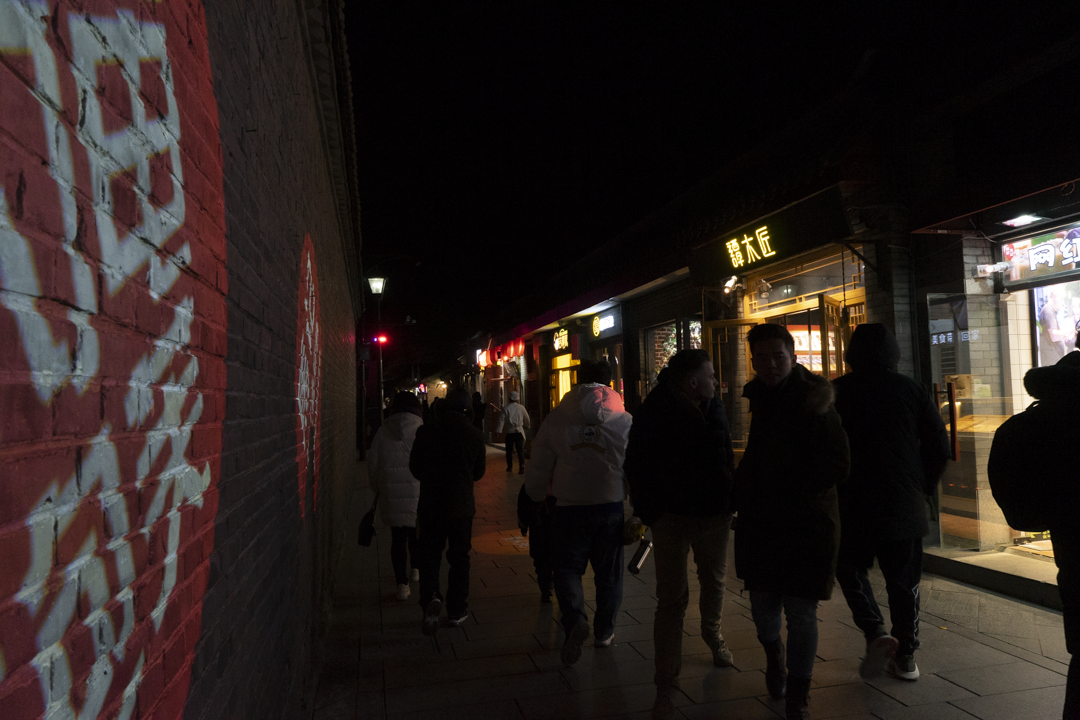
#> input picture Visión Artificial/Actividades/Actividad 1/Actividad1_Mejora_Imagen/data/raw/1013.png, 1080 x 720 px; its folder holds 3 pictures in this run
$ python 01_baseline.py
#> lines starting #> are read from the running program, lines starting #| are printed output that depends on the picture
### Visión Artificial/Actividades/Actividad 1/Actividad1_Mejora_Imagen/src/utils.py
"""
utils.py — Funciones reutilizables para el laboratorio de mejora de imagen.

Centraliza:
  - Lectura/escritura de imágenes (con soporte para rutas con tildes en Windows)
  - Conversión a escala de grises
  - Transformaciones de intensidad (negativo, log, gamma, a trozos)
  - Igualación de histograma (implementación manual desde la fórmula)
  - Métricas de contraste y calidad
  - Helpers de visualización (histogramas)
  - Procesamiento en color (estrategia RGB canal por canal y estrategia HSV)

Las implementaciones priorizan claridad y fidelidad a las fórmulas del Tema 6
sobre eficiencia. Todas las transformaciones operan sobre arreglos numpy en
escala de grises, con valores en el rango [0, 255] y tipo uint8 a la salida.
"""

from pathlib import Path
import numpy as np
import cv2
import matplotlib.pyplot as plt


# =============================================================================
# RUTAS DEL PROYECTO
# =============================================================================

# Raíz del proyecto: dos niveles arriba de este archivo (src/utils.py)
PROJECT_ROOT = Path(__file__).resolve().parent.parent
DATA_RAW     = PROJECT_ROOT / "data" / "raw"
OUT_FIGS     = PROJECT_ROOT / "outputs" / "figures"
OUT_TABLES   = PROJECT_ROOT / "outputs" / "tables"

# Asegurar que los directorios de salida existan
OUT_FIGS.mkdir(parents=True, exist_ok=True)
OUT_TABLES.mkdir(parents=True, exist_ok=True)

# Las 4 imágenes seleccionadas del dataset Dark Face
IMAGENES           = ["1013.png", "1033.png", "1045.png", "1088.png"]
IMAGEN_PROTAGONISTA = "1033.png"
IMAGEN_COLOR        = "1088.png"   # única imagen trabajada en color


# =============================================================================
# E/S DE IMÁGENES  —  usa imdecode para soportar rutas con tildes en Windows
# =============================================================================

def _leer_imagen_bytes(ruta):
    """
    Lee una imagen desde disco usando numpy + imdecode.
    cv2.imread falla en Windows cuando la ruta contiene caracteres
    no-ASCII (tildes, ñ, etc.). np.fromfile + cv2.imdecode no tienen
    ese problema porque leen los bytes directamente sin pasar la ruta
    al sistema de archivos de OpenCV.
    """
    ruta = Path(ruta)
    if not ruta.exists():
        raise FileNotFoundError(f"No se encontró la imagen en: {ruta}")
    buffer = np.fromfile(str(ruta), dtype=np.uint8)
    img = cv2.imdecode(buffer, cv2.IMREAD_COLOR)
    if img is None:
        raise IOError(f"No se pudo decodificar la imagen: {ruta}")
    return img


def cargar_imagen(nombre, escala_grises=True):
    """
    Carga una imagen del directorio data/raw/.

    Parámetros
    ----------
    nombre : str
        Nombre del archivo (ej. "1033.png").
    escala_grises : bool
        Si True, devuelve un arreglo 2D en escala de grises (H, W) uint8.
        Si False, devuelve un arreglo 3D RGB (H, W, 3) uint8.

    Devuelve
    --------
    np.ndarray uint8
    """
    ruta = DATA_RAW / nombre
    img_bgr = _leer_imagen_bytes(ruta)
    if escala_grises:
        return cv2.cvtColor(img_bgr, cv2.COLOR_BGR2GRAY)
    return cv2.cvtColor(img_bgr, cv2.COLOR_BGR2RGB)


def cargar_imagen_color(nombre):
    """
    Carga una imagen del directorio data/raw/ en color RGB.
    Devuelve un arreglo (H, W, 3) uint8 en orden RGB.
    """
    ruta = DATA_RAW / nombre
    img_bgr = _leer_imagen_bytes(ruta)
    return cv2.cvtColor(img_bgr, cv2.COLOR_BGR2RGB)


# [102 lines left out: functions guardar_figura, transf_negativo, transf_logaritmica, transf_gamma, transf_a_trozos, igualacion_histograma, not called in this run]


# =============================================================================
# MÉTRICAS DE CONTRASTE Y CALIDAD
# =============================================================================

def metrica_media(A):
    """Media aritmética de intensidades. Indica brillo promedio."""
    return float(np.mean(A))


def metrica_std(A):
    """
    Desviación estándar de intensidades.
    Equivale al contraste RMS (Root Mean Square contrast).
    Mayor std = mayor contraste.
    """
    return float(np.std(A))


def metrica_rango_dinamico_efectivo(A):
    """
    Rango dinámico efectivo: P99 - P1.
    Usa percentiles en lugar de max-min para ser robusto frente a
    píxeles atípicos (ruido impulsivo, píxeles muertos del sensor).
    """
    p1, p99 = np.percentile(A, [1, 99])
    return float(p99 - p1)


def metrica_contraste_michelson(A):
    """
    Contraste de Michelson: (Imax - Imin) / (Imax + Imin).
    Se usan percentiles P1 y P99 para robustez.
    Devuelve un valor en [0, 1]. Mayor = más contraste.
    """
    p1, p99 = np.percentile(A.astype(np.float64), [1, 99])
    if (p99 + p1) == 0:
        return 0.0
    return float((p99 - p1) / (p99 + p1))


def metrica_entropia_shannon(A):
    """
    Entropía de Shannon del histograma normalizado:
        H = -sum_k p(k) * log2(p(k))
    Acotada en [0, 8] bits para imágenes de 8 bits.
    Mayor entropía = histograma más distribuido = más información.
    Los términos p(k) = 0 se excluyen (0·log(0) = 0 por convención).
    """
    h = np.bincount(A.ravel(), minlength=256)
    p = h / A.size
    p_nz = p[p > 0]
    return float(-np.sum(p_nz * np.log2(p_nz)))


def calcular_metricas(A):
    """Devuelve un diccionario con las 5 métricas para una imagen."""
    return {
        "media":                            metrica_media(A),
        "std (RMS)":                        metrica_std(A),
        "rango dinámico efectivo (P99-P1)": metrica_rango_dinamico_efectivo(A),
        "contraste de Michelson":           metrica_contraste_michelson(A),
        "entropía Shannon (bits)":          metrica_entropia_shannon(A),
    }


# =============================================================================
# PROCESAMIENTO EN COLOR
# =============================================================================

# [44 lines left out: functions aplicar_a_canales_rgb, aplicar_a_luminancia_hsv, not called in this run]


# =============================================================================
# HELPERS DE VISUALIZACIÓN
# =============================================================================

def plot_histograma(ax, A, titulo="Histograma", color="steelblue"):
    """
    Dibuja el histograma de una imagen en escala de grises sobre un eje
    matplotlib. Marca media y mediana con líneas verticales de referencia.
    """
    ax.hist(A.ravel(), bins=256, range=(0, 256),
            color=color, edgecolor="none")
    media   = np.mean(A)
    mediana = np.median(A)
    ax.axvline(media,   color="red",    linestyle="--", linewidth=1,
               label=f"media={media:.0f}")
    ax.axvline(mediana, color="orange", linestyle="--", linewidth=1,
               label=f"mediana={mediana:.0f}")
    ax.set_xlim(0, 256)
    ax.set_xlabel("Intensidad")
    ax.set_ylabel("Frecuencia")
    ax.set_title(titulo, fontsize=10)
    ax.legend(fontsize=8)
    ax.grid(alpha=0.3)


def plot_imagen(ax, A, titulo="", cmap="gray"):
    """
    Dibuja una imagen sobre un eje matplotlib.
    Para imágenes en color pasar cmap=None.
    vmin/vmax fijos en [0,255] para comparaciones consistentes entre paneles.
    """
    if cmap is None:
        ax.imshow(A)
    else:
        ax.imshow(A, cmap=cmap, vmin=0, vmax=255)
    ax.set_title(titulo, fontsize=10)
    ax.axis("off")


# =============================================================================
# TEST DE INTEGRIDAD
# =============================================================================

# [43 lines that do not run on import are left out]

### Visión Artificial/Actividades/Actividad 1/Actividad1_Mejora_Imagen/src/01_baseline.py
"""
01_baseline.py — Caracterización de las imágenes del laboratorio.

Genera una figura que muestra las 4 imágenes seleccionadas del dataset
Dark Face junto con sus histogramas de intensidades en escala de grises,
y exporta una tabla con sus estadísticas descriptivas.

Esta figura sirve como punto de partida en la sección Resultados de la
memoria: documenta la condición inicial de las imágenes (subexposición,
concentración del histograma en valores bajos) que motiva la aplicación
de las técnicas de mejora.
"""

import sys
from pathlib import Path
import numpy as np
import pandas as pd
import matplotlib.pyplot as plt

# Permitir importar utils.py desde el mismo directorio
sys.path.insert(0, str(Path(__file__).resolve().parent))

from utils import (
    IMAGENES,
    OUT_TABLES,
    cargar_imagen,
    cargar_imagen_color,
    plot_imagen,
    plot_histograma,
    calcular_metricas,
    guardar_figura,
)


def main():
    print("=" * 70)
    print("Script 01 — Línea base: caracterización de las 4 imágenes")
    print("=" * 70)

    # ---------------------------------------------------------------------
    # 1) Construir figura: imagen color | imagen gris | histograma
    # ---------------------------------------------------------------------
    fig, axes = plt.subplots(
        nrows=len(IMAGENES),
        ncols=3,
        figsize=(15, 4 * len(IMAGENES)),
        gridspec_kw={"width_ratios": [1.2, 1.2, 1]},
    )
    fig.suptitle(
        "Línea base — Imágenes Dark Face seleccionadas y sus histogramas",
        fontsize=14,
        fontweight="bold",
        y=0.995,
    )

    filas_metricas = []

    for i, nombre in enumerate(IMAGENES):
        print(f"\nProcesando {nombre}...")

        img_color = cargar_imagen_color(nombre)
#> in _leer_imagen_bytes, img is the input picture: shape (720, 1080, 3); mean B, G, R 29.1, 31.9, 40.3
        img_gris = cargar_imagen(nombre, escala_grises=True)
#> in cargar_imagen, `return cv2.cvtColor(img_bgr, cv2.COLOR_BGR2GRAY)`:
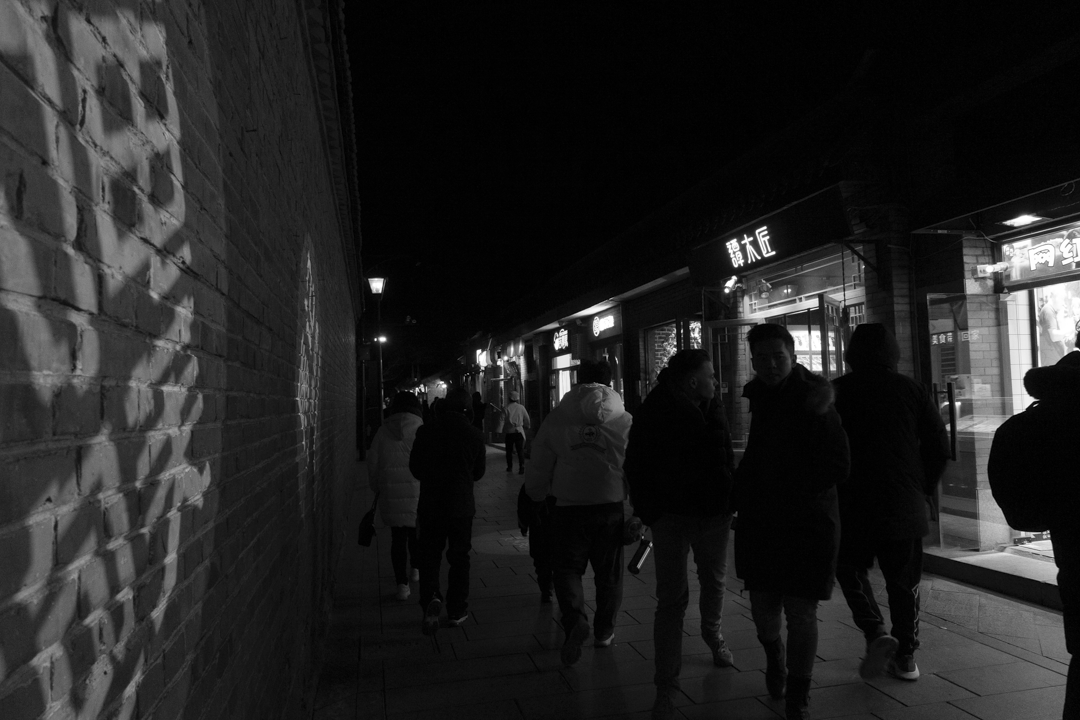
#> returned value: shape (720, 1080); min 0, max 255, mean 34.1

        h, w = img_gris.shape
#> h = 720; w = 1080
        m = calcular_metricas(img_gris)
#> in metrica_rango_dinamico_efectivo, `p1, p99 = np.percentile(A, [1, 99])`: p1 = 1; p99 = 217
#> in metrica_contraste_michelson, `p1, p99 = np.percentile(A.astype(np.float64), [1, 99])`: p1 = 1; p99 = 217
#> in metrica_entropia_shannon, `h = np.bincount(A.ravel(), minlength=256)`: h = 256 values, max 86500 at index 2, min 98 at index 201, mean 3037.5
#> in metrica_entropia_shannon, `p = h / A.size`: p = 256 values, max 0.111 at index 2, min 0.000126 at index 201, mean 0.00391
#> in metrica_entropia_shannon, `p_nz = p[p > 0]`: p_nz has the same summary as p
#> m = {'media': 34.12, 'std (RMS)': 42.8, 'rango dinámico efectivo (P99-P1)': 216, 'contraste de Michelson': 0.991, 'entropía Shannon (bits)': 6.24}

        # Imagen en color
        plot_imagen(
            axes[i, 0],
            img_color,
            titulo=f"{nombre}  ({h}×{w})  —  RGB",
            cmap=None,
        )

        # Imagen en escala de grises
        plot_imagen(
            axes[i, 1],
            img_gris,
            titulo=f"{nombre}  —  escala de grises",
            cmap="gray",
        )

        # Histograma
        plot_histograma(
            axes[i, 2],
            img_gris,
            titulo="Histograma",
        )
#> in plot_histograma, `media   = np.mean(A)`: media = 34.12
#> in plot_histograma, `mediana = np.median(A)`: mediana = 19

        # Acumular métricas para la tabla
        filas_metricas.append({
            "imagen": nombre,
            "alto": h,
            "ancho": w,
            **{k: round(v, 3) for k, v in m.items()},
        })

        print(f"  media={m['media']:.2f}  "
              f"std={m['std (RMS)']:.2f}  "
              f"entropía={m['entropía Shannon (bits)']:.3f} bits")
#|   media=34.12  std=42.80  entropía=6.238 bits
#> pass 2 of the loop in main, `for i, nombre in enumerate(IMAGENES):`:
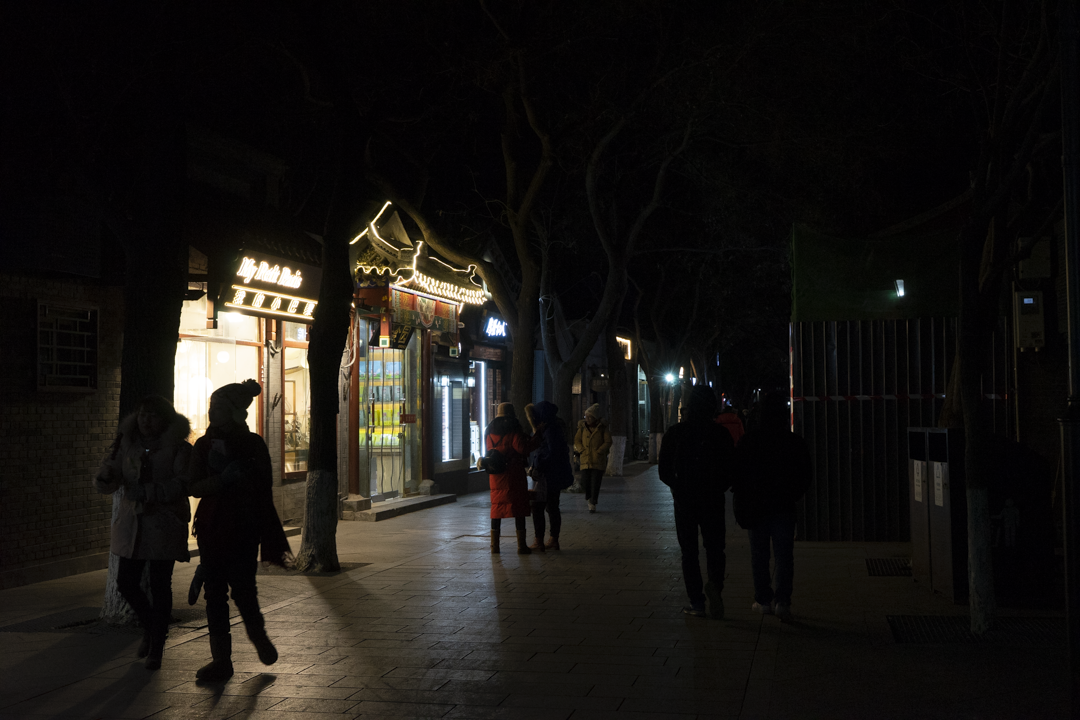
#> input picture Visión Artificial/Actividades/Actividad 1/Actividad1_Mejora_Imagen/data/raw/1033.png, 1080 x 720 px
#> in _leer_imagen_bytes, img is the input picture: shape (720, 1080, 3); mean B, G, R 20.4, 23.4, 25.9
#> in cargar_imagen (call 2), `return cv2.cvtColor(img_bgr, cv2.COLOR_BGR2GRAY)`:
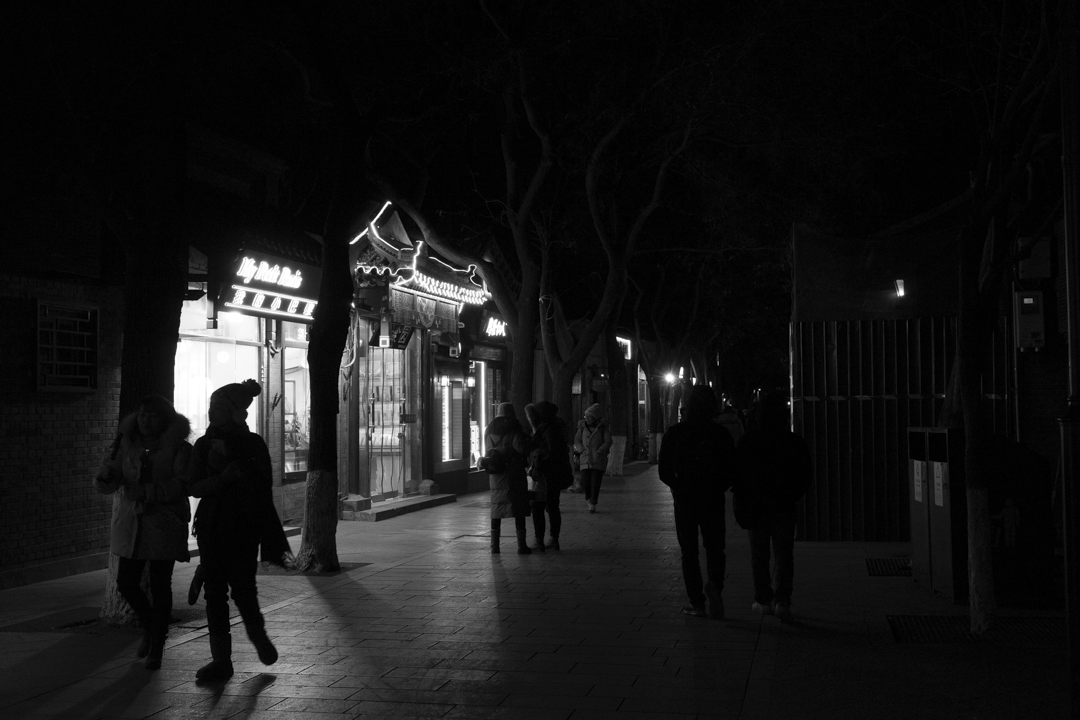
#> returned value: shape (720, 1080); min 0, max 255, mean 23.8
#> m = {'media': 23.77, 'std (RMS)': 42.62, 'rango dinámico efectivo (P99-P1)': 240, 'contraste de Michelson': 0.992, 'entropía Shannon (bits)': 5.52}
#|   media=23.77  std=42.62  entropía=5.517 bits
#> pass 3 of the loop in main, `for i, nombre in enumerate(IMAGENES):`:
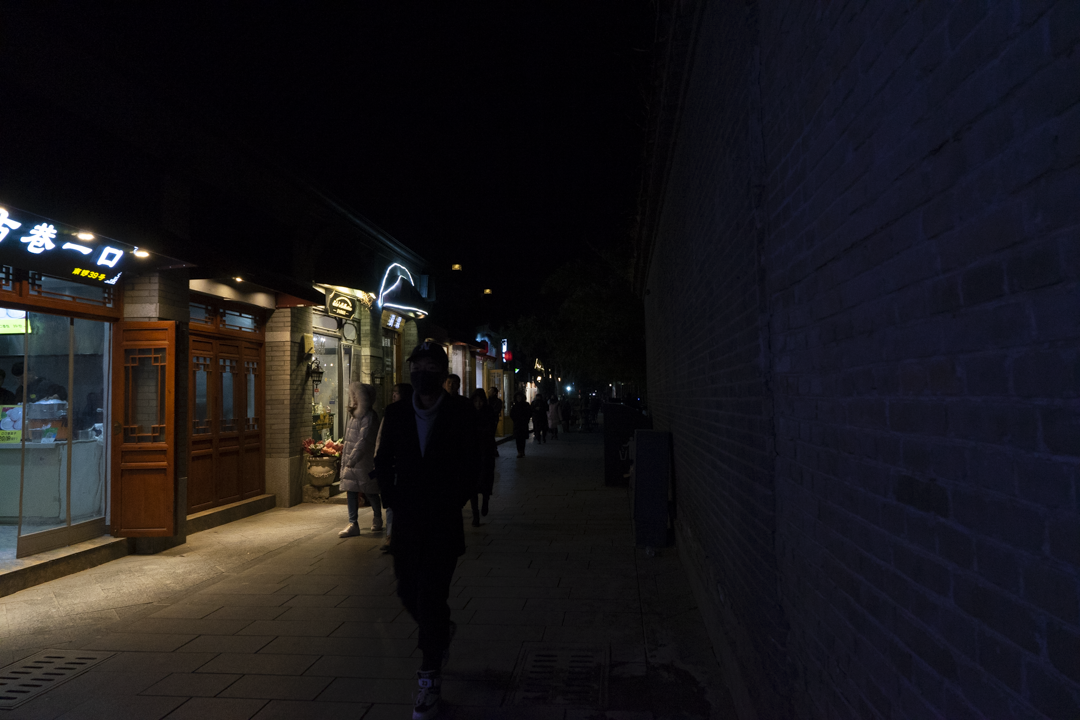
#> input picture Visión Artificial/Actividades/Actividad 1/Actividad1_Mejora_Imagen/data/raw/1045.png, 1080 x 720 px
#> in _leer_imagen_bytes, img is the input picture: shape (720, 1080, 3); mean B, G, R 26.9, 23.8, 25.9
#> in cargar_imagen (call 3), `return cv2.cvtColor(img_bgr, cv2.COLOR_BGR2GRAY)`:
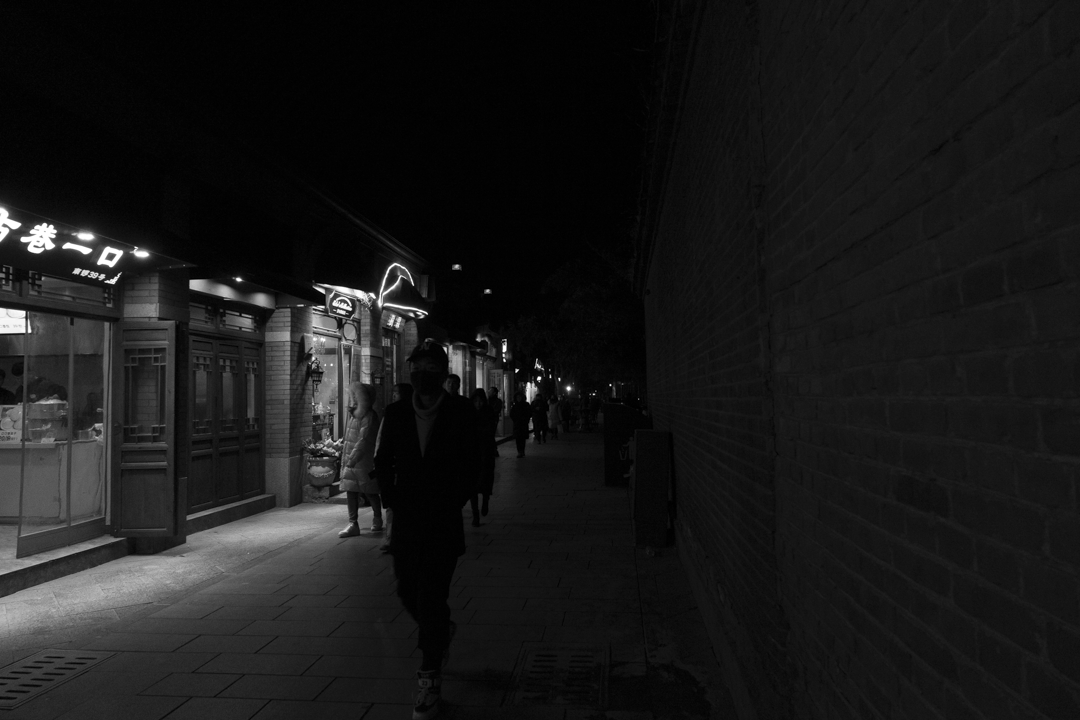
#> returned value: shape (720, 1080); min 0, max 255, mean 24.8
#> m = {'media': 24.82, 'std (RMS)': 31.2, 'rango dinámico efectivo (P99-P1)': 158, 'contraste de Michelson': 0.988, 'entropía Shannon (bits)': 5.63}
#|   media=24.82  std=31.20  entropía=5.625 bits
#> the loop made 4 passes; the first 3 are shown

    plt.tight_layout(rect=[0, 0, 1, 0.99])

    # ---------------------------------------------------------------------
    # 2) Guardar figura
    # ---------------------------------------------------------------------
    guardar_figura(fig, "fig01_baseline.png", dpi=150)
    plt.close(fig)

    # ---------------------------------------------------------------------
    # 3) Construir y guardar tabla de métricas
    # ---------------------------------------------------------------------
    df = pd.DataFrame(filas_metricas)
    ruta_csv = OUT_TABLES / "tabla01_baseline_metricas.csv"
    df.to_csv(ruta_csv, index=False, encoding="utf-8")
    print(f"\n  ✓ Tabla guardada: {ruta_csv.name}")

    # Mostrar tabla por consola para inspección rápida
    print("\nMétricas iniciales:")
    print(df.to_string(index=False))

    # ---------------------------------------------------------------------
    # 4) Resumen interpretativo
    # ---------------------------------------------------------------------
    print("\n" + "-" * 70)
    print("Lectura del resultado:")
    print("-" * 70)
    media_global = df["media"].mean()
    entropia_max_teorica = 8.0  # bits para 8 bits/píxel
    entropia_global = df["entropía Shannon (bits)"].mean()
    pct_entropia_usada = entropia_global / entropia_max_teorica * 100

    print(f"  Media de intensidad promedio: {media_global:.2f} / 255")
    print(f"  Entropía promedio: {entropia_global:.3f} bits "
          f"({pct_entropia_usada:.1f}% del máximo teórico de 8 bits)")
    print(f"  Conclusión: las imágenes están severamente subexpuestas y")
    print(f"  desaprovechan el rango dinámico disponible. Esto justifica")
    print(f"  la aplicación de las técnicas de mejora del Tema 6.")
    print()


if __name__ == "__main__":
#> (the run stopped early here; a loop or call above may not have finished)
